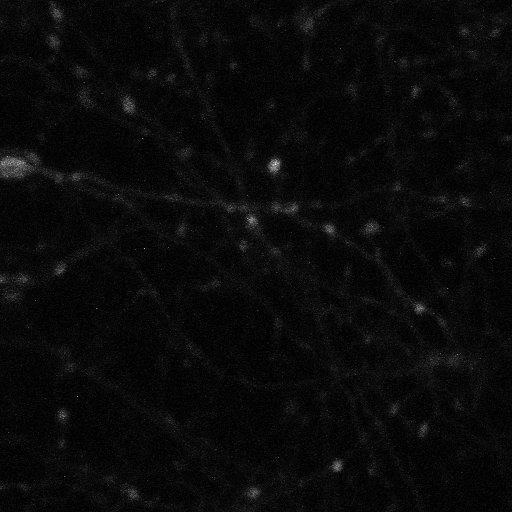
%> input picture Data sets/De Paola data/1.jpg, 512 x 512 px
$ octave --eval "result = runBoutonDetection;"   (GNU Octave 9; MATLAB toolbox functions it lacks are replaced by stand-ins)
%> lines starting %> are read from the running program, lines starting %| are printed output that depends on the picture
### BoutonDetection/readTIFfiles.m
function [imageOut, meanImage, maxImage, sumImage, numFiles, imgInfo] = readTIFfiles()
% This function opens and reads TIF files and outputs information about the image
%Outputs:
%imageOut- 3D image as 'struct'
%meanImage- image mean as type 'cell',
%maxImage- image max as type 'cell',
%sumImage- image sum as type 'cell',
%numFiles- number of files selected,
%imgInfo- image info as type 'cell'

[filename, filepath, numFiles] = openImages();
%> the answer given: Data sets/De Paola data/1.jpg
if numFiles == 0
    display('Error: no files selected')
elseif numFiles == 1
    fullfilepath = strcat(filepath, filename);
    imgInfo = {imfinfo(char(fullfilepath))};

    %Extracts image information as 'double', and image mean as 'cell'
    for layer = 1:length(imgInfo{1})
        fullfilepath1 = char(fullfilepath);
        Image(:,:,layer)=imread(fullfilepath1,layer);
%> Image is the input picture: size 512x512 uint8; min 0, max 255, mean 9.9
    end
    meanImage={mean(Image ,3)}; %take the mean image
%> meanImage = 1 item
    maxImage={max(Image, [] ,3)}; %take the max image
%> maxImage = 1 item
    sumImage = {sum(Image ,3)}; %take the sum image
%> sumImage = 1 item
    imageOut(1).imageName = filename;
    imageOut(1).image = Image;
else
    for i = 1:numFiles
        Image = [];
        fullfilepath(i) = strcat(filepath, filename(i));
        imgInfo{i} = imfinfo(char(fullfilepath(i)));
        fieldName{i} = [filename{i}]; %fieldName{i} = ['image', int2str(i)];

        %Extracts image information as 'struct', and image mean as 'cell'
        for layer = 1:length(imgInfo{i})
            fullfilepath1 = char(fullfilepath(i));
            Image(:,:,layer)=imread(fullfilepath1,layer);
        end
        meanImage{i}=mean(Image,3);
        maxImage{i}=max(Image,[],3);
        sumImage{i}=sum(Image,3);
        imageOut(i).imageName = fieldName{i};
        imageOut(i).image = Image;
    end
end

end

### BoutonDetection/svmBoutonDetection.m
function [boutonLocations, score] = svmBoutonDetection(meanImage, Parameters)
%This function takes a 2D image (double) of a neuron process with
%boutons, and detects them using initially SURF feature detection, and then an SVM
%Inputs:
%meanImage- mean projected image
%Paramaters- a set of pramaters as a 'struct'
%Output:
%boutonLocations- Bouton locations (x,y)
%score- a 'struct' of the SVM scores for each candidate bouton
%% Initialize variables

sizeImage = size(meanImage,1);
shiftCentroid = 1;
crossval = 1;
Plot = 0;
boutonSize = Parameters.boutonMaskSize;
distThresh = Parameters.distThresh;
descriptor = Parameters.descriptor;
detector = Parameters.interestPointDetector;

if Plot == 1
    figure; imagesc(meanImage); colormap(gray); axis off; %title('Mean Image');
end

%% Laplacian of Gaussians convolution
[LoGImage, padSize] = LoGConv(meanImage, Plot); %convolve image with LoG mask
LoGNorm = LoGImage / max((LoGImage(:)));

%% Get bouton centroids using an interest point detector

if strcmp(detector, 'SURF')
    %SURF keypoints
    SURFPoints = detectSURFFeatures(LoGNorm);
    SURFLocations = SURFPoints.Location;
    SURFLocations = SURFLocations - padSize(1);
    detectorLocations.SURF = SURFLocations;
    interestPoints = SURFLocations;

elseif strcmp(detector, 'harris')
    %Harris keypoints
    harrisPoints = detectHarrisFeatures(meanImage);
    harrisLocations = harrisPoints.Location;
    harrisLocations = harrisLocations - padSize(1);
    detectorLocations.harris = harrisLocations;
    interestPoints = harrisLocations;

elseif strcmp(detector, 'SIFT')
    %SIFT keypoints
    [SIFTPoints, SIFTFeatures] = vl_sift(single(meanImage));
    [~, indexFeatures] = sort(sum(SIFTFeatures,1), 'ascend');
    SIFTLocations = SIFTPoints(1:2,indexFeatures(1:100))';
    SIFTLocations = SIFTLocations - padSize(1);
    detectorLocations.SIFT = SIFTLocations;
    interestPoints = SIFTLocations;
end

%check all points are positive
[row,~] = find(interestPoints < 1);
interestPoints(row,:) = [];
[row,~] = find(interestPoints > sizeImage);
interestPoints(row,:) = [];

%% Shift centroids to local maximum

%shift interest points to their local max
[boutonLocations] = shiftCentroidsToLocalMax(interestPoints, meanImage, shiftCentroid);

%% Discard close boutons
%remove boutons closer than distThresh. Bouton with the lower pixel
%intensity is removed

[boutonLocations] = removeAllCloseBoutons(boutonLocations, meanImage, distThresh);

%Plot new bouton locations
if Plot == 1
    figure; imagesc(meanImage); colormap(gray); hold on;
    plot(boutonLocations(:,1),boutonLocations(:,2),'r+')
end
%% Extract bouton patches
%Extract the bouton patches using the bouton locations extracted

[boutonPatch] = extractBoutonPatch(boutonLocations, boutonSize, sizeImage, meanImage, Plot);

%% Generate features and run SVM

%Generate a gabor feature vector for each bouton patch for classification
if strcmp(descriptor, 'Gabor')
    numBoutons3 = length(boutonLocations);
    for n = 1:numBoutons3
        gaborVector(n,:) = getGaborFeatures(boutonPatch(:,:,n), Plot);
    end

    SVMModels = load('GaborModel.mat');

    if crossval == 1
        SVMModel = SVMModels.CVSVM;
    else
        SVMModel = SVMModels.SVMModel;
    end
    [SVMlabel, scoreTemp]= predict(SVMModel, gaborVector);
    %finalLabels = scoreTemp(:,2) > scoreThresh;
    scoreTemp = scoreTemp(:,2);
    score.scoreMax = max(scoreTemp);
    score.scoreMin = min(scoreTemp);
    score.scoreAverage = mean(scoreTemp);
    score.score = scoreTemp;
    finalLabels = SVMlabel > 0;


    %Generate HOG features and run SVM
elseif strcmp (descriptor, 'HOG')
    mrmrFeatures = load('MrmrHOG.mat');
    mrmrHOGIndex = mrmrFeatures.mrmrFeatures;
    numBoutons3 = length(boutonLocations);
    for n = 1:numBoutons3
         features = extractHOGFeatures(boutonPatch(:,:,n));
         HOGVector(n,:) = features(mrmrHOGIndex);
    end

    %% Normalize

    PossibleNorms = {'ColMax','Col2norm','Col1norm','Exp2normMax',...
    'ExpCellMax','ExpInfNorm'};

    featureStruct.NCells = size(HOGVector, 2);
    featureStruct.NExamples = size(HOGVector, 1);
    featureStruct.Activity = HOGVector';


    ActStruct = normaliseacts(featureStruct,PossibleNorms{2});

    finalFeatures = ActStruct.Activity;
    HOGVector= finalFeatures';


    %% SVM
    SVMModels = load('HOGModel.mat');
    SVMModel = SVMModels.CVSVM;
    [SVMlabel, scoreTemp]= predict(SVMModel, HOGVector);
    scoreTemp = scoreTemp(:,2);
    score.scoreMax = max(scoreTemp);
    score.scoreMin = min(scoreTemp);
    score.scoreAverage = mean(scoreTemp);
    score.score = scoreTemp;
    finalLabels = SVMlabel > 0;

%Generate SIFT features
elseif strcmp (descriptor, 'SIFT')
    mrmrFeatures = load('MrmrSIFT.mat');
    mrmrSIFTIndex = mrmrFeatures.mrmrFeatures;
    numBoutons3 = length(boutonLocations);
    for n = 1:numBoutons3
        [~, SIFTFeatures] = vl_sift(single(boutonPatch(:,:,n)));
        features = sum(SIFTFeatures,2);
        SIFTVector(n,:) = features(mrmrSIFTIndex);
    end
    %% Normalize
    PossibleNorms = {'ColMax','Col2norm','Col1norm','Exp2normMax',...
    'ExpCellMax','ExpInfNorm'};

    featureStruct.NCells = size(SIFTVector, 2);
    featureStruct.NExamples = size(SIFTVector, 1);
    featureStruct.Activity = SIFTVector';


    ActStruct = normaliseacts(featureStruct,PossibleNorms{6});

    finalFeatures = ActStruct.Activity;
    SIFTVector= finalFeatures';

    %% SVM
    SVMModels = load('SIFTModel.mat');
    SVMModel = SVMModels.CVSVM;
    [SVMlabel, scoreTemp]= predict(SVMModel, SIFTVector);
    scoreTemp = scoreTemp(:,2);
    score.scoreMax = max(scoreTemp);
    score.scoreMin = min(scoreTemp);
    score.scoreAverage = mean(scoreTemp);
    score.score = scoreTemp;
    finalLabels = SVMlabel > 0;
end

%save boutons in finaBoutons (x,y)
finalBoutons = boutonLocations(finalLabels,:);

%% Plot all bouton patches found
if Plot ==1
    for i = 1:numBoutons3
        imagesc(boutonPatch(:,:,i))
        display(i);
        pause;
    end

    close all;
end

%% Plot final bouton locations
if Plot == 1
    figure; imagesc(meanImage); colormap(gray); title('Bouton detection after SVM');
    hold on;
    plot(finalBoutons(:,1),finalBoutons(:,2),'w+')
    axis off;
    movegui('west');

    hold off;
    figure; imagesc(meanImage); colormap(gray); title('Bouton detection before SVM');
    hold on;
    plot(boutonLocations(:,1),boutonLocations(:,2),'r+')
    axis off;
    movegui('east');
end
end

### BoutonDetection/LoGConv.m
function [LoGImagePad, padSize] = LoGConv(image, Plot)
%This function convolves an image with the Laplacian of Gaussians mask
%Inputs:
%image- mean projected image
%Plot- 0 for don't plot, 1 for plot the generated bouton features
%Outputs:
%LoGImagePad- LoG image
%padSize- pad size used

%Initialize
hsize = [25,25]; % no upper bound here, min~[20,20]
sigma = 4; %relate the mask to the actual size of the bouton for sigma=4 only--> IG notch =0.31, which we want
L = fspecial('LoG',hsize,sigma);

boundaryPixels = mean(mean([image(:,1), image(:,end), image(1, :)', image(end, :)']));
padSize = round(hsize/2) + 10;
image = padarray(image,padSize,boundaryPixels,'both');

%set(gca,'FontSize',20)
%title('[30 30] LoG mask with std=4')
LoGImagePad = conv2(image,-L,'same');
%LoGImage = LoGImagePad((1+padSize):(end-padSize), (1+padSize):(end-padSize));

if Plot == 1
    figure; imagesc(LoGImagePad); colormap(gray);
    axis off;
    %set(gca,'FontSize',20)
    %title('LoG Image')
end
end

### BoutonDetection/openImages.m
function [filename, filepath, numFiles] = openImages()
% This function opens TIFF images and outputs file names, path and number of files opened
%Outputs:
%filename- name of file loaded
%filepath- file path
%numFiles- number of files loaded
[filename, filepath] = uigetfile('*.tif*', 'MultiSelect', 'on'); %select file manually- can select several files
if iscell(filename)
    numFiles = length(filename);
elseif filename == 0
    numFiles = 0;
else
    numFiles = 1;
end

end

### runBoutonDetection.m
%% runBoutonDetection
%Run this file to analyse images for boutons. Can load and analyse multiple
%TIFF files.

function [finalBoutons, meanImage] = runBoutonDetection()
%% Parameters to change
%change parameters according to the comments
Parameters.descriptor = 'Gabor';            %Options = 'Gabor', 'SIFT', 'HOG'
Parameters.interestPointDetector = 'SURF';  %Options = 'SURF', 'SIFT', 'harris'
find3D = 0;                                 %0= don't find 3D points, 1= find 3D points
Plot = 0;                                   %0= don't plot figures, 1=plot figures
Plot3D = 0;                                 %0= don't plot, 1=plot 3D image stacks


%% Initialization of other parameters
Parameters.boutonMaskSize = 25;
Parameters.distThresh = 10;
sizeBouton = 25 * 25;
scoreThresh = -0.0399;

%% load any number of images
if  find3D == 1
    %Get images to be analysed
    [image3D, meanImage, ~, ~, numFiles, ~] = readTIFfiles();
else
    %Get images to be analysed
    [image3D, meanImage, ~, ~, numFiles, ~] = readTIFfiles();
%> meanImage = 1 item; numFiles = 1
end
for i = 1:size(image3D,2)
    finalBoutons(i).Image = image3D(i).imageName;
end
%> this loop made 1 pass
sizeImage = size(meanImage{1},1)*size(meanImage{1},2);
%> sizeImage = 262144

%% run bouton detection algorithm for all images loaded
for n = 1:numFiles
    tic
    [boutonLocations{n}, boutonScore(n)] = svmBoutonDetection(meanImage{n}, Parameters);
    scoreMax(n,1)= boutonScore(n).scoreMax;
    scoreMax(n,2)=abs(boutonScore(n).scoreMin);
    disp (['Image: ',num2str(n)]);
    toc
end
%> this loop made 1 pass
%> (sizeImage in svmBoutonDetection, shiftCentroid in svmBoutonDetection, crossval in svmBoutonDetection, Plot in svmBoutonDetection, boutonSize in svmBoutonDetection, distThresh in svmBoutonDetection, descriptor in svmBoutonDetection, detector in svmBoutonDetection) on pass 1: (512, 1, 1, 0, 25, 10, 'Gabor', 'SURF')
%> pass 1, in LoGConv, `L = fspecial('LoG',hsize,sigma);`:
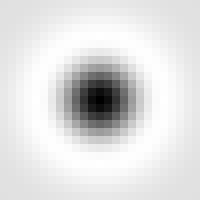
%> L: size 25x25 double (shown 8 times larger); min -0.00124, max 0.000173, mean 1.11e-20; drawn with min black and max white
%> pass 1, in LoGConv, `image = padarray(image,padSize,boundaryPixels,'both');`:
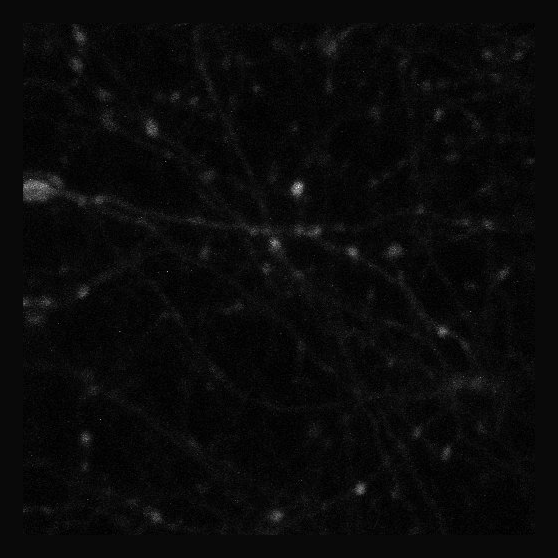
%> image: size 558x558 double; min 0, max 255, mean 9.8
%> pass 1, in LoGConv, `LoGImagePad = conv2(image,-L,'same');`:
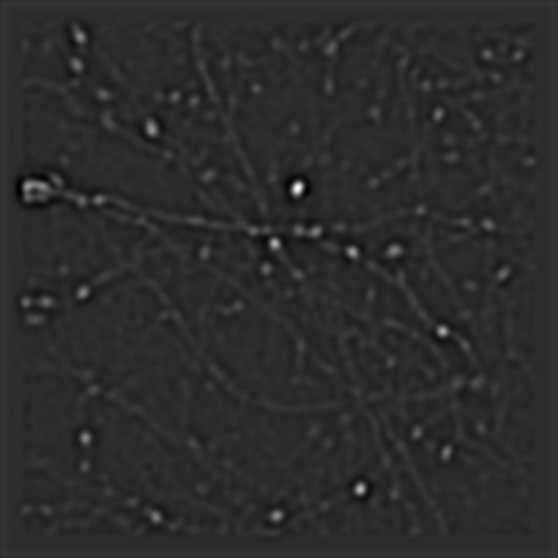
%> LoGImagePad: size 558x558 double; min -0.98, max 4.72, mean 0.00667; drawn with min black and max white
%> the run ends on the next line

scoreMax = max(max(scoreMax));

%% save bouton information to finalBoutons

for n = 1: numFiles
    finalLabels = (boutonScore(n).score ./scoreMax) > scoreThresh ;
    image = meanImage{n};
    boutons = boutonLocations{n}(finalLabels,:);

    %save final boutons
    finalBoutons(n).Locations = boutons;

    %find corresponding bouton intensities
    for i = 1:length(boutons)
        intensities(i) = image(boutons(i,2),boutons(i,1));
    end
    finalBoutons(n).Intensities = intensities;
    finalBoutons(n).removedBoutons=[];
end

%% Plot final figures
if Plot==1
    for n = 1:numFiles
        boutons = finalBoutons(n).Locations;
        imagesc(meanImage{n}); colormap(gray); title(['Image: ', num2str(n),'. Bouton detection following SVM.']);
        hold on;
        plot(boutons(:,1),boutons(:,2),'g+')
        axis off;
        pause(1);
    end
end
%% find 3D locations
%find the 3D boutons in the correct frames
if find3D == 1
    for n  = 1:numFiles
        boutonLocations = finalBoutons(n).Locations;
        currImage3D = image3D(n).image;
        [boutonLocations3D] = find3DBoutonLocation(boutonLocations, currImage3D, sizeBouton);

        %Plot all boutons and frames
        if Plot3D == 1
            for f = 1:size(currImage3D,3)
                figure; imagesc(currImage3D(:,:,f)); colormap(gray); title(['Frame:', num2str(f)]);
                hold on;
                boutonFrame = boutonLocations3D(:,3) == f; %find all boutons to plot in this frame
                plot(boutonLocations3D(boutonFrame,1),boutonLocations3D(boutonFrame,2),'g+')
                axis off; hold off;
                movegui('east');
            end
        end
    finalBoutons(n).Locations=boutonLocations3D;
    end
end


%% Save data
if find3D == 1
    save('parameters.mat', 'meanImage', 'find3D', 'image3D' )
else
    save('parameters.mat', 'meanImage', 'find3D' )
end

%saves data
save('Data.mat', 'finalBoutons' )

end

$ run again, on Data sets/De Paola data/11.jpg
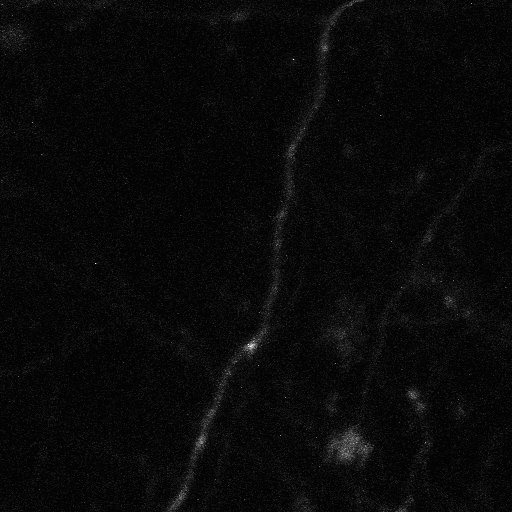
%> input picture Data sets/De Paola data/11.jpg, 512 x 512 px
%> in readTIFfiles, Image is the input picture: size 512x512 uint8; min 0, max 253, mean 9.4
%> in readTIFfiles, `meanImage={mean(Image ,3)};`: meanImage = 1 item
%> in runBoutonDetection, `[image3D, meanImage, ~, ~, numFiles, ~] = readTIFfiles();`: numFiles = 1
%> the loop in runBoutonDetection, `for i = 1:size(image3D,2)` made 1 pass
%> in runBoutonDetection, `sizeImage = size(meanImage{1},1)*size(meanImage{1},2);`: sizeImage = 262144
%> the loop in runBoutonDetection, `for n = 1:numFiles` made 1 pass
%> pass 1, in LoGConv, `LoGImagePad = conv2(image,-L,'same');`:
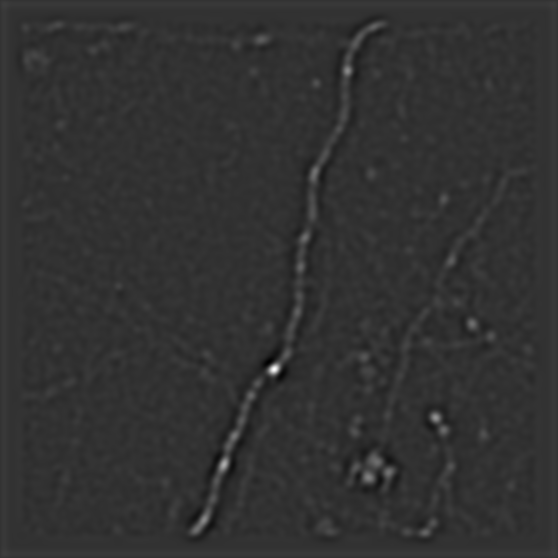
%> LoGImagePad: size 558x558 double; min -1.11, max 4.56, mean 0.00704; drawn with min black and max white

$ run again, on Data sets/De Paola data/12.jpg
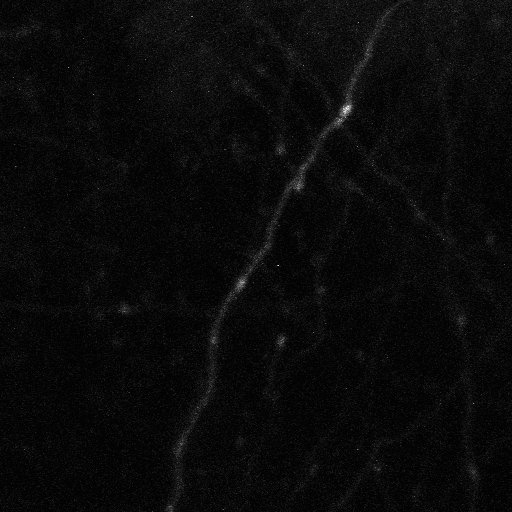
%> input picture Data sets/De Paola data/12.jpg, 512 x 512 px
%> in readTIFfiles, Image is the input picture: size 512x512 uint8; min 0, max 255, mean 10
%> in readTIFfiles, `meanImage={mean(Image ,3)};`: meanImage = 1 item
%> in runBoutonDetection, `[image3D, meanImage, ~, ~, numFiles, ~] = readTIFfiles();`: numFiles = 1
%> the loop in runBoutonDetection, `for i = 1:size(image3D,2)` made 1 pass
%> in runBoutonDetection, `sizeImage = size(meanImage{1},1)*size(meanImage{1},2);`: sizeImage = 262144
%> the loop in runBoutonDetection, `for n = 1:numFiles` made 1 pass
%> pass 1, in LoGConv, `LoGImagePad = conv2(image,-L,'same');`:
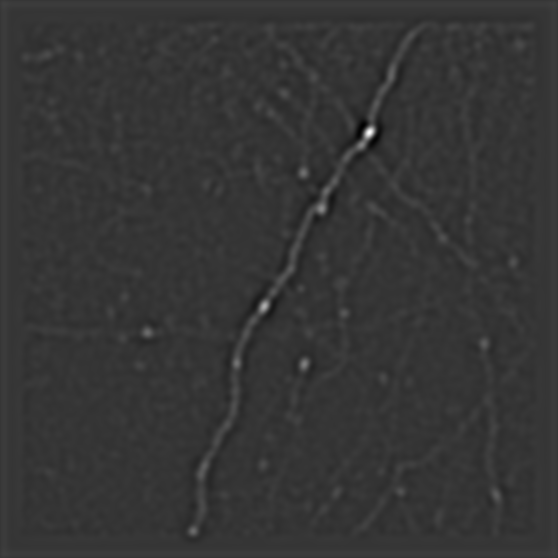
%> LoGImagePad: size 558x558 double; min -1.4, max 5.26, mean 0.00742; drawn with min black and max white

$ run again, on Data sets/De Paola data/13.jpg
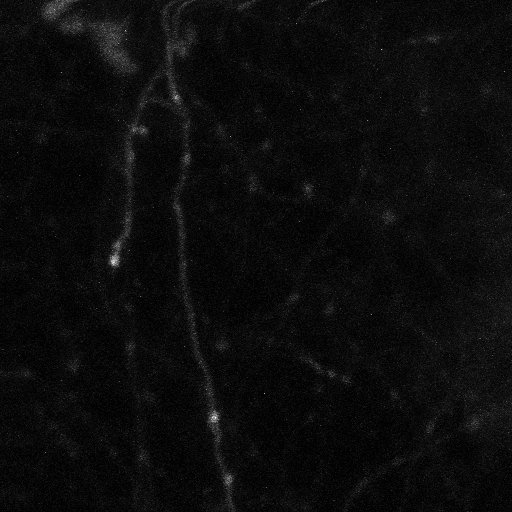
%> input picture Data sets/De Paola data/13.jpg, 512 x 512 px
%> in readTIFfiles, Image is the input picture: size 512x512 uint8; min 0, max 255, mean 11.9
%> in readTIFfiles, `meanImage={mean(Image ,3)};`: meanImage = 1 item
%> in runBoutonDetection, `[image3D, meanImage, ~, ~, numFiles, ~] = readTIFfiles();`: numFiles = 1
%> the loop in runBoutonDetection, `for i = 1:size(image3D,2)` made 1 pass
%> in runBoutonDetection, `sizeImage = size(meanImage{1},1)*size(meanImage{1},2);`: sizeImage = 262144
%> the loop in runBoutonDetection, `for n = 1:numFiles` made 1 pass
%> pass 1, in LoGConv, `image = padarray(image,padSize,boundaryPixels,'both');`:
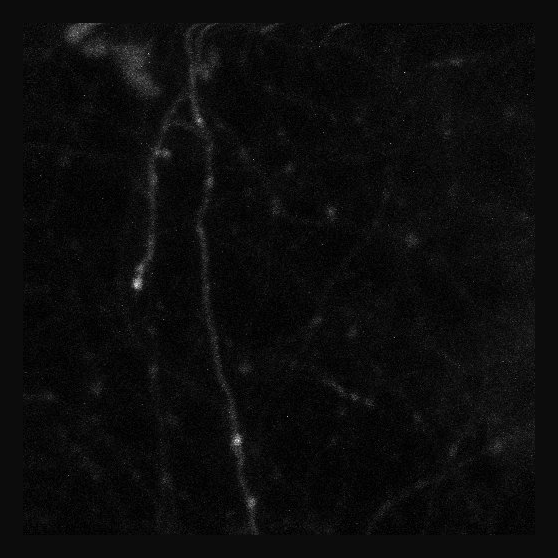
%> image: size 558x558 double; min 0, max 255, mean 12
%> pass 1, in LoGConv, `LoGImagePad = conv2(image,-L,'same');`:
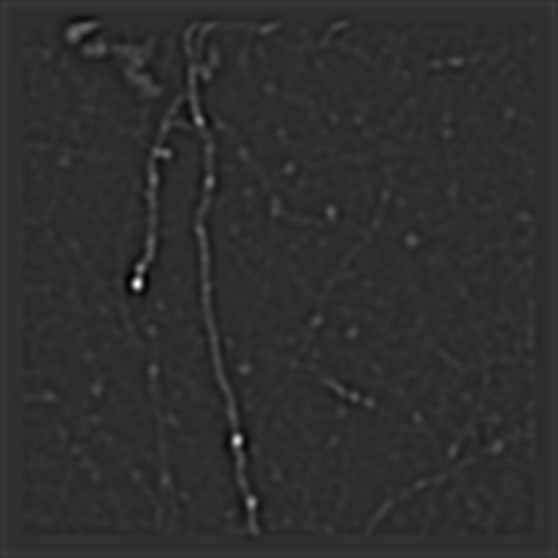
%> LoGImagePad: size 558x558 double; min -1.18, max 5.26, mean 0.00887; drawn with min black and max white
